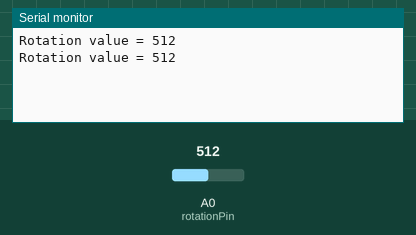
The sketch below on a simulated Arduino Uno, built with avr-gcc and run on an emulated ATmega328P. On the bench: the last lines printed to the serial monitor. The inputs (shaded band) are chosen by the test bench; at power-on: A0 (rotationPin) = 512.

Above: at 1.8 s.
1.9 s: A0 (rotationPin) set to 716
At 2.8 s:
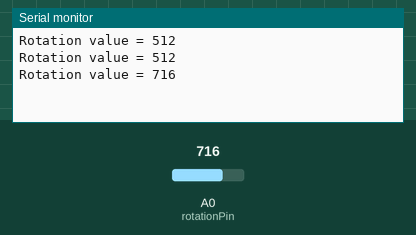
3.4 s: A0 (rotationPin) set to 900
At 4.5 s:
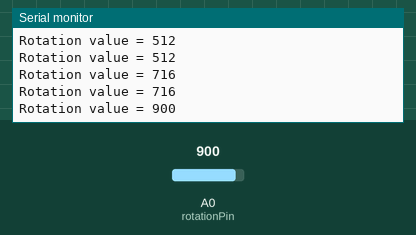
Timing chart, 0 to 6.4 s (numbered marks = the images above; inputs shaded):
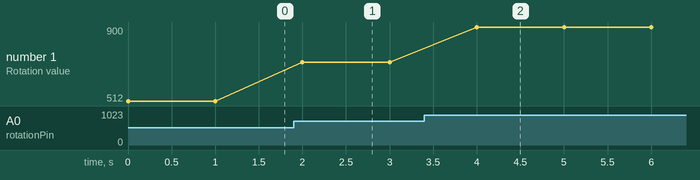

The sketch:

sketch_lab012.ino
```cpp
int rotationPin = A0;
int data = 0;

void setup() {
  Serial.begin(9600);
}

void loop() {
  data = analogRead(rotationPin);
  Serial.print("Rotation value = ");
  Serial.println(data);
  delay(1000);
}
```

Measured:
- after the input at 1.9 s, the serial monitor: prints a new line after 0.10 s (image 1)
- after the input at 3.4 s, the serial monitor: prints a new line after 0.60 s (image 2)
- plotted number 1: 512 → 716 after the input at 1.9 s, 716 → 900 after the input at 3.4 s
